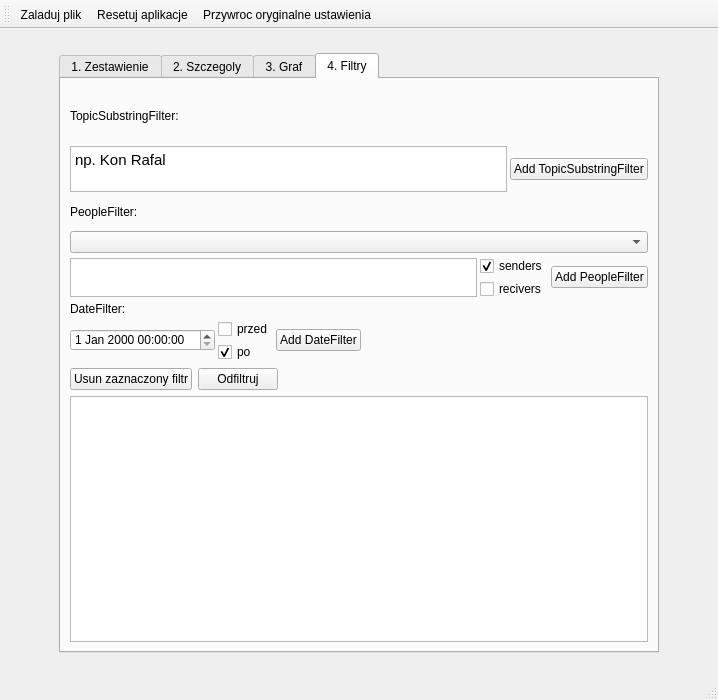
<?xml version="1.0" encoding="UTF-8"?>
<ui version="4.0">
 <class>MainWindow</class>
 <widget class="QMainWindow" name="MainWindow">
  <property name="geometry">
   <rect>
    <x>0</x>
    <y>0</y>
    <width>718</width>
    <height>700</height>
   </rect>
  </property>
  <property name="minimumSize">
   <size>
    <width>600</width>
    <height>600</height>
   </size>
  </property>
  <property name="maximumSize">
   <size>
    <width>1200</width>
    <height>700</height>
   </size>
  </property>
  <property name="windowTitle">
   <string>Analiza Relacji Biznesowych</string>
  </property>
  <property name="windowIcon">
   <iconset resource="../assets/images.qrc">
    <normaloff>:/images/32.png</normaloff>:/images/32.png</iconset>
  </property>
  <widget class="QWidget" name="centralwidget">
   <layout class="QGridLayout" name="gridLayout">
    <item row="0" column="0">
     <widget class="QTabWidget" name="tab_five">
      <property name="enabled">
       <bool>true</bool>
      </property>
      <property name="sizePolicy">
       <sizepolicy hsizetype="Preferred" vsizetype="Preferred">
        <horstretch>0</horstretch>
        <verstretch>0</verstretch>
       </sizepolicy>
      </property>
      <property name="minimumSize">
       <size>
        <width>600</width>
        <height>600</height>
       </size>
      </property>
      <property name="maximumSize">
       <size>
        <width>600</width>
        <height>600</height>
       </size>
      </property>
      <property name="styleSheet">
       <string notr="true">float: left;
</string>
      </property>
      <property name="tabShape">
       <enum>QTabWidget::Rounded</enum>
      </property>
      <property name="currentIndex">
       <number>3</number>
      </property>
      <property name="elideMode">
       <enum>Qt::ElideNone</enum>
      </property>
      <property name="usesScrollButtons">
       <bool>true</bool>
      </property>
      <widget class="QWidget" name="tab_one">
       <attribute name="title">
        <string>1. Zestawienie</string>
       </attribute>
       <layout class="QGridLayout" name="gridLayout_4">
        <item row="0" column="0">
         <layout class="QFormLayout" name="formLayout">
          <property name="fieldGrowthPolicy">
           <enum>QFormLayout::AllNonFixedFieldsGrow</enum>
          </property>
          <item row="0" column="0">
           <widget class="QLabel" name="text_IloscOsob">
            <property name="text">
             <string>Ilosc osob:</string>
            </property>
           </widget>
          </item>
          <item row="0" column="1">
           <widget class="QLabel" name="return_IloscOsob">
            <property name="text">
             <string>0</string>
            </property>
           </widget>
          </item>
          <item row="1" column="0">
           <widget class="QLabel" name="text_IloscMaili">
            <property name="text">
             <string>Ilosc maili:</string>
            </property>
           </widget>
          </item>
          <item row="1" column="1">
           <widget class="QLabel" name="return_IloscMaili">
            <property name="text">
             <string>0</string>
            </property>
           </widget>
          </item>
          <item row="2" column="0">
           <widget class="QLabel" name="text_IloscRelacji">
            <property name="text">
             <string>Ilosc relacji:</string>
            </property>
           </widget>
          </item>
          <item row="2" column="1">
           <widget class="QLabel" name="return_IloscRelacji">
            <property name="text">
             <string>0</string>
            </property>
           </widget>
          </item>
          <item row="3" column="0">
           <widget class="QLabel" name="text_UzytkownikWyslNajwMaili">
            <property name="text">
             <string>Użytkownik, który wysłał najwiecej maili:</string>
            </property>
           </widget>
          </item>
          <item row="3" column="1">
           <widget class="QLabel" name="return_UzytkownikWyslNajwMaili">
            <property name="text">
             <string>0</string>
            </property>
           </widget>
          </item>
          <item row="4" column="0">
           <widget class="QLabel" name="text_UzOdebrNajwMaili">
            <property name="text">
             <string>Użytkownik, który odebrał najwiecej maili:</string>
            </property>
           </widget>
          </item>
          <item row="4" column="1">
           <widget class="QLabel" name="return_UzOdebrNajwMaili">
            <property name="text">
             <string>0</string>
            </property>
           </widget>
          </item>
          <item row="5" column="0">
           <widget class="QLabel" name="text_LiczbaMailiForward">
            <property name="text">
             <string>Liczba maili forwardowanych:</string>
            </property>
           </widget>
          </item>
          <item row="5" column="1">
           <widget class="QLabel" name="return_LiczbaMailiForward">
            <property name="text">
             <string>0</string>
            </property>
           </widget>
          </item>
          <item row="6" column="0">
           <widget class="QLabel" name="text_DzienWyslanoNajwMaili">
            <property name="text">
             <string>Dzień, w ktorym wysłano najwięcej maili:</string>
            </property>
           </widget>
          </item>
          <item row="6" column="1">
           <widget class="QLabel" name="return_DzienWyslanoNajwMaili">
            <property name="text">
             <string>0</string>
            </property>
           </widget>
          </item>
         </layout>
        </item>
       </layout>
      </widget>
      <widget class="QWidget" name="tab_two">
       <attribute name="title">
        <string>2. Szczegoly</string>
       </attribute>
       <layout class="QGridLayout" name="gridLayout_3">
        <item row="0" column="0">
         <widget class="QTreeWidget" name="treeWidget_MailList">
          <property name="frameShadow">
           <enum>QFrame::Plain</enum>
          </property>
          <property name="sortingEnabled">
           <bool>true</bool>
          </property>
          <column>
           <property name="text">
            <string>Nadawca</string>
           </property>
          </column>
          <column>
           <property name="text">
            <string>Odbiorca</string>
           </property>
          </column>
          <column>
           <property name="text">
            <string>Temat</string>
           </property>
          </column>
          <column>
           <property name="text">
            <string>Data</string>
           </property>
          </column>
         </widget>
        </item>
       </layout>
      </widget>
      <widget class="QWidget" name="tab_four">
       <attribute name="title">
        <string>3. Graf</string>
       </attribute>
       <layout class="QGridLayout" name="gridLayout_6">
        <property name="margin">
         <number>3</number>
        </property>
        <property name="spacing">
         <number>3</number>
        </property>
        <item row="0" column="0">
         <widget class="QSplitter" name="splitter">
          <property name="orientation">
           <enum>Qt::Vertical</enum>
          </property>
          <widget class="QGraphicsView" name="graphicsView"/>
          <widget class="QWidget" name="gridLayoutWidget_2">
           <layout class="QGridLayout" name="gridLayout_5">
            <item row="0" column="0">
             <spacer name="verticalSpacer">
              <property name="orientation">
               <enum>Qt::Vertical</enum>
              </property>
              <property name="sizeHint" stdset="0">
               <size>
                <width>20</width>
                <height>50</height>
               </size>
              </property>
             </spacer>
            </item>
           </layout>
          </widget>
         </widget>
        </item>
       </layout>
      </widget>
      <widget class="QWidget" name="tab_five2">
       <attribute name="title">
        <string>4. Filtry</string>
       </attribute>
       <layout class="QGridLayout" name="gridLayout_7">
        <item row="0" column="0">
         <layout class="QGridLayout" name="gridLayout_2">
          <item row="1" column="0">
           <layout class="QVBoxLayout" name="verticalLayout_7">
            <item>
             <layout class="QHBoxLayout" name="horizontalLayout_4">
              <item>
               <widget class="QPushButton" name="pushButton_deleteselectedfilter">
                <property name="text">
                 <string>Usun zaznaczony filtr</string>
                </property>
               </widget>
              </item>
              <item>
               <widget class="QPushButton" name="pushButton_setfiltersaction">
                <property name="text">
                 <string>Odfiltruj</string>
                </property>
               </widget>
              </item>
              <item>
               <spacer name="horizontalSpacer">
                <property name="orientation">
                 <enum>Qt::Horizontal</enum>
                </property>
                <property name="sizeHint" stdset="0">
                 <size>
                  <width>40</width>
                  <height>20</height>
                 </size>
                </property>
               </spacer>
              </item>
             </layout>
            </item>
            <item>
             <widget class="QListWidget" name="listWidget_filters"/>
            </item>
           </layout>
          </item>
          <item row="0" column="0">
           <layout class="QVBoxLayout" name="verticalLayout_6">
            <property name="spacing">
             <number>3</number>
            </property>
            <property name="sizeConstraint">
             <enum>QLayout::SetMaximumSize</enum>
            </property>
            <item>
             <layout class="QVBoxLayout" name="verticalLayout">
              <item>
               <widget class="QLabel" name="label">
                <property name="text">
                 <string>TopicSubstringFilter:</string>
                </property>
               </widget>
              </item>
              <item>
               <layout class="QHBoxLayout" name="horizontalLayout">
                <item>
                 <widget class="QTextEdit" name="textEdit_substringfilterinput">
                  <property name="maximumSize">
                   <size>
                    <width>16777215</width>
                    <height>46</height>
                   </size>
                  </property>
                  <property name="html">
                   <string>&lt;!DOCTYPE HTML PUBLIC &quot;-//W3C//DTD HTML 4.0//EN&quot; &quot;http://www.w3.org/TR/REC-html40/strict.dtd&quot;&gt;
&lt;html&gt;&lt;head&gt;&lt;meta name=&quot;qrichtext&quot; content=&quot;1&quot; /&gt;&lt;style type=&quot;text/css&quot;&gt;
p, li { white-space: pre-wrap; }
&lt;/style&gt;&lt;/head&gt;&lt;body style=&quot; font-family:'Ubuntu'; font-size:11pt; font-weight:400; font-style:normal;&quot;&gt;
&lt;p style=&quot; margin-top:0px; margin-bottom:0px; margin-left:0px; margin-right:0px; -qt-block-indent:0; text-indent:0px;&quot;&gt;np. Kon Rafal&lt;/p&gt;&lt;/body&gt;&lt;/html&gt;</string>
                  </property>
                 </widget>
                </item>
                <item>
                 <widget class="QPushButton" name="pushButton_substringfilter">
                  <property name="text">
                   <string>Add TopicSubstringFilter</string>
                  </property>
                 </widget>
                </item>
               </layout>
              </item>
             </layout>
            </item>
            <item>
             <layout class="QVBoxLayout" name="verticalLayout_5">
              <item>
               <widget class="QLabel" name="label_2">
                <property name="text">
                 <string>PeopleFilter:</string>
                </property>
               </widget>
              </item>
              <item>
               <widget class="QComboBox" name="comboBox_people"/>
              </item>
              <item>
               <layout class="QHBoxLayout" name="horizontalLayout_3">
                <item>
                 <widget class="QTextEdit" name="textEdit_peoplefilterinput">
                  <property name="maximumSize">
                   <size>
                    <width>16777215</width>
                    <height>39</height>
                   </size>
                  </property>
                  <property name="readOnly">
                   <bool>true</bool>
                  </property>
                  <property name="html">
                   <string>&lt;!DOCTYPE HTML PUBLIC &quot;-//W3C//DTD HTML 4.0//EN&quot; &quot;http://www.w3.org/TR/REC-html40/strict.dtd&quot;&gt;
&lt;html&gt;&lt;head&gt;&lt;meta name=&quot;qrichtext&quot; content=&quot;1&quot; /&gt;&lt;style type=&quot;text/css&quot;&gt;
p, li { white-space: pre-wrap; }
&lt;/style&gt;&lt;/head&gt;&lt;body style=&quot; font-family:'Ubuntu'; font-size:11pt; font-weight:400; font-style:normal;&quot;&gt;
&lt;p style=&quot;-qt-paragraph-type:empty; margin-top:0px; margin-bottom:0px; margin-left:0px; margin-right:0px; -qt-block-indent:0; text-indent:0px;&quot;&gt;&lt;br /&gt;&lt;/p&gt;&lt;/body&gt;&lt;/html&gt;</string>
                  </property>
                 </widget>
                </item>
                <item>
                 <layout class="QVBoxLayout" name="verticalLayout_3">
                  <item>
                   <widget class="QCheckBox" name="checkBox_issenders">
                    <property name="text">
                     <string>senders</string>
                    </property>
                    <property name="checked">
                     <bool>true</bool>
                    </property>
                   </widget>
                  </item>
                  <item>
                   <widget class="QCheckBox" name="checkBox_isrecivers">
                    <property name="text">
                     <string>recivers</string>
                    </property>
                   </widget>
                  </item>
                 </layout>
                </item>
                <item>
                 <widget class="QPushButton" name="pushButton_peoplefilter">
                  <property name="text">
                   <string>Add PeopleFilter</string>
                  </property>
                 </widget>
                </item>
               </layout>
              </item>
             </layout>
            </item>
            <item>
             <layout class="QVBoxLayout" name="verticalLayout_4">
              <item>
               <widget class="QLabel" name="label_3">
                <property name="text">
                 <string>DateFilter:</string>
                </property>
               </widget>
              </item>
              <item>
               <layout class="QHBoxLayout" name="horizontalLayout_2">
                <item>
                 <widget class="QDateTimeEdit" name="dateTimeEdit"/>
                </item>
                <item>
                 <layout class="QVBoxLayout" name="verticalLayout_2">
                  <item>
                   <widget class="QCheckBox" name="checkBox_isbefore">
                    <property name="text">
                     <string>przed</string>
                    </property>
                    <property name="checked">
                     <bool>false</bool>
                    </property>
                   </widget>
                  </item>
                  <item>
                   <widget class="QCheckBox" name="checkBox_isafter">
                    <property name="text">
                     <string>po</string>
                    </property>
                    <property name="checked">
                     <bool>true</bool>
                    </property>
                   </widget>
                  </item>
                 </layout>
                </item>
                <item>
                 <widget class="QPushButton" name="pushButton_datefilter">
                  <property name="text">
                   <string>Add DateFilter</string>
                  </property>
                 </widget>
                </item>
                <item>
                 <spacer name="horizontalSpacer_2">
                  <property name="orientation">
                   <enum>Qt::Horizontal</enum>
                  </property>
                  <property name="sizeHint" stdset="0">
                   <size>
                    <width>40</width>
                    <height>20</height>
                   </size>
                  </property>
                 </spacer>
                </item>
               </layout>
              </item>
             </layout>
            </item>
           </layout>
          </item>
         </layout>
        </item>
       </layout>
      </widget>
     </widget>
    </item>
   </layout>
  </widget>
  <widget class="QStatusBar" name="statusbar"/>
  <widget class="QToolBar" name="toolBar">
   <property name="maximumSize">
    <size>
     <width>16777215</width>
     <height>16777215</height>
    </size>
   </property>
   <property name="windowTitle">
    <string>toolBar</string>
   </property>
   <property name="iconSize">
    <size>
     <width>16</width>
     <height>16</height>
    </size>
   </property>
   <property name="toolButtonStyle">
    <enum>Qt::ToolButtonTextBesideIcon</enum>
   </property>
   <attribute name="toolBarArea">
    <enum>TopToolBarArea</enum>
   </attribute>
   <attribute name="toolBarBreak">
    <bool>false</bool>
   </attribute>
   <addaction name="actionLoadFile"/>
   <addaction name="actionReset_2"/>
   <addaction name="actionSettings"/>
  </widget>
  <action name="actionLoadFile">
   <property name="icon">
    <iconset resource="../assets/images.qrc">
     <normaloff>:/images/032.png</normaloff>:/images/032.png</iconset>
   </property>
   <property name="text">
    <string>Zaladuj plik</string>
   </property>
   <property name="toolTip">
    <string>Zaladuj plik</string>
   </property>
   <property name="iconVisibleInMenu">
    <bool>true</bool>
   </property>
  </action>
  <action name="actionSettings">
   <property name="icon">
    <iconset resource="../assets/images.qrc">
     <normaloff>:/images/015.png</normaloff>:/images/015.png</iconset>
   </property>
   <property name="text">
    <string>Przywroc oryginalne ustawienia</string>
   </property>
   <property name="toolTip">
    <string>Ustawienia</string>
   </property>
  </action>
  <action name="actionHelp">
   <property name="icon">
    <iconset resource="../assets/images.qrc">
     <normaloff>:/images/009.png</normaloff>:/images/009.png</iconset>
   </property>
   <property name="text">
    <string>Pomoc</string>
   </property>
   <property name="toolTip">
    <string>Pomoc</string>
   </property>
   <property name="iconVisibleInMenu">
    <bool>false</bool>
   </property>
  </action>
  <action name="actionReset_2">
   <property name="icon">
    <iconset>
     <normaloff>:/images/004.png</normaloff>:/images/004.png</iconset>
   </property>
   <property name="text">
    <string>Resetuj aplikacje</string>
   </property>
  </action>
 </widget>
 <resources>
  <include location="../assets/images.qrc"/>
 </resources>
 <connections/>
</ui>
